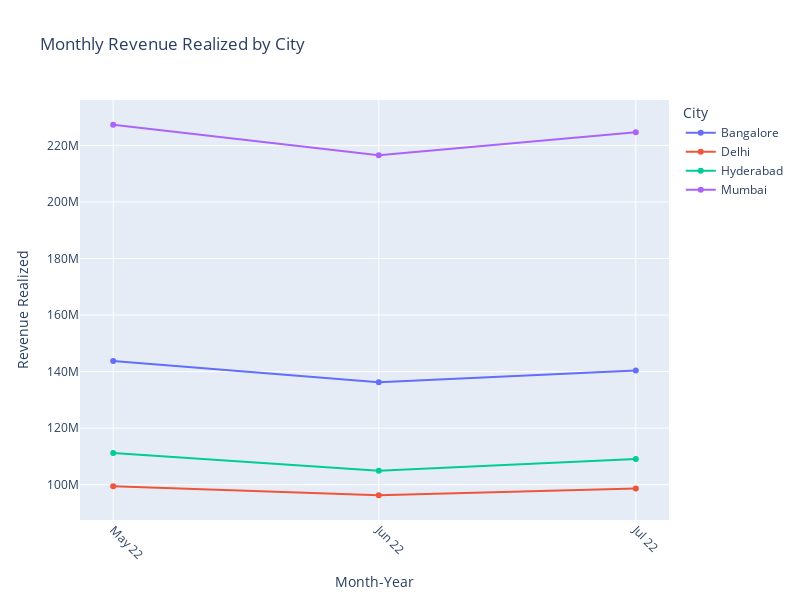

Here is the notebook cell this chart was saved with:
### Code cell
fig = px.line(
    revenue_city_month,
    x='month_dt',
    y='revenue_realized',
    color='city',
    markers=True,
    title='Monthly Revenue Realized by City',
    labels={'month_dt': 'Month-Year', 'revenue_realized': 'Revenue', 'city': 'City'}
)

fig.update_layout(
    xaxis=dict(
        tickformat='%b %y',
        tickangle=45,
        dtick="M1"
        
    ),
    yaxis_title='Revenue Realized',
    height=600,
    width=800
)

fig.show()

### Figure 1 — Plotly figure (JSON) as saved in the notebook; plotly's stock layout.template omitted (floating-point values rounded to 4 significant figures)
{"data": [{"hovertemplate": "City=Bangalore<br>Month-Year=%{x}<br>Revenue=%{y}<extra></extra>", "legendgroup": "Bangalore", "line": {"color": "#636efa", "dash": "solid"}, "marker": {"symbol": "circle"}, "mode": "lines+markers", "name": "Bangalore", "orientation": "v", "showlegend": true, "type": "scatter", "x": ["2022-05-01T00:00:00.000000000", "2022-06-01T00:00:00.000000000", "2022-07-01T00:00:00.000000000"], "xaxis": "x", "y": [143789940, 136195290, 140398320], "yaxis": "y"}, {"hovertemplate": "City=Delhi<br>Month-Year=%{x}<br>Revenue=%{y}<extra></extra>", "legendgroup": "Delhi", "line": {"color": "#EF553B", "dash": "solid"}, "marker": {"symbol": "circle"}, "mode": "lines+markers", "name": "Delhi", "orientation": "v", "showlegend": true, "type": "scatter", "x": ["2022-05-01T00:00:00.000000000", "2022-06-01T00:00:00.000000000", "2022-07-01T00:00:00.000000000"], "xaxis": "x", "y": [99462524, 96264168, 98677796], "yaxis": "y"}, {"hovertemplate": "City=Hyderabad<br>Month-Year=%{x}<br>Revenue=%{y}<extra></extra>", "legendgroup": "Hyderabad", "line": {"color": "#00cc96", "dash": "solid"}, "marker": {"symbol": "circle"}, "mode": "lines+markers", "name": "Hyderabad", "orientation": "v", "showlegend": true, "type": "scatter", "x": ["2022-05-01T00:00:00.000000000", "2022-06-01T00:00:00.000000000", "2022-07-01T00:00:00.000000000"], "xaxis": "x", "y": [111206640, 104902530, 109070140], "yaxis": "y"}, {"hovertemplate": "City=Mumbai<br>Month-Year=%{x}<br>Revenue=%{y}<extra></extra>", "legendgroup": "Mumbai", "line": {"color": "#ab63fa", "dash": "solid"}, "marker": {"symbol": "circle"}, "mode": "lines+markers", "name": "Mumbai", "orientation": "v", "showlegend": true, "type": "scatter", "x": ["2022-05-01T00:00:00.000000000", "2022-06-01T00:00:00.000000000", "2022-07-01T00:00:00.000000000"], "xaxis": "x", "y": [227308292, 216563867, 224697092], "yaxis": "y"}], "layout": {"height": 600, "legend": {"title": {"text": "City"}, "tracegroupgap": 0}, "title": {"text": "Monthly Revenue Realized by City"}, "width": 800, "xaxis": {"anchor": "y", "domain": [0, 1], "dtick": "M1", "tickangle": 45, "tickformat": "%b %y", "title": {"text": "Month-Year"}}, "yaxis": {"anchor": "x", "domain": [0, 1], "title": {"text": "Revenue Realized"}}}}
